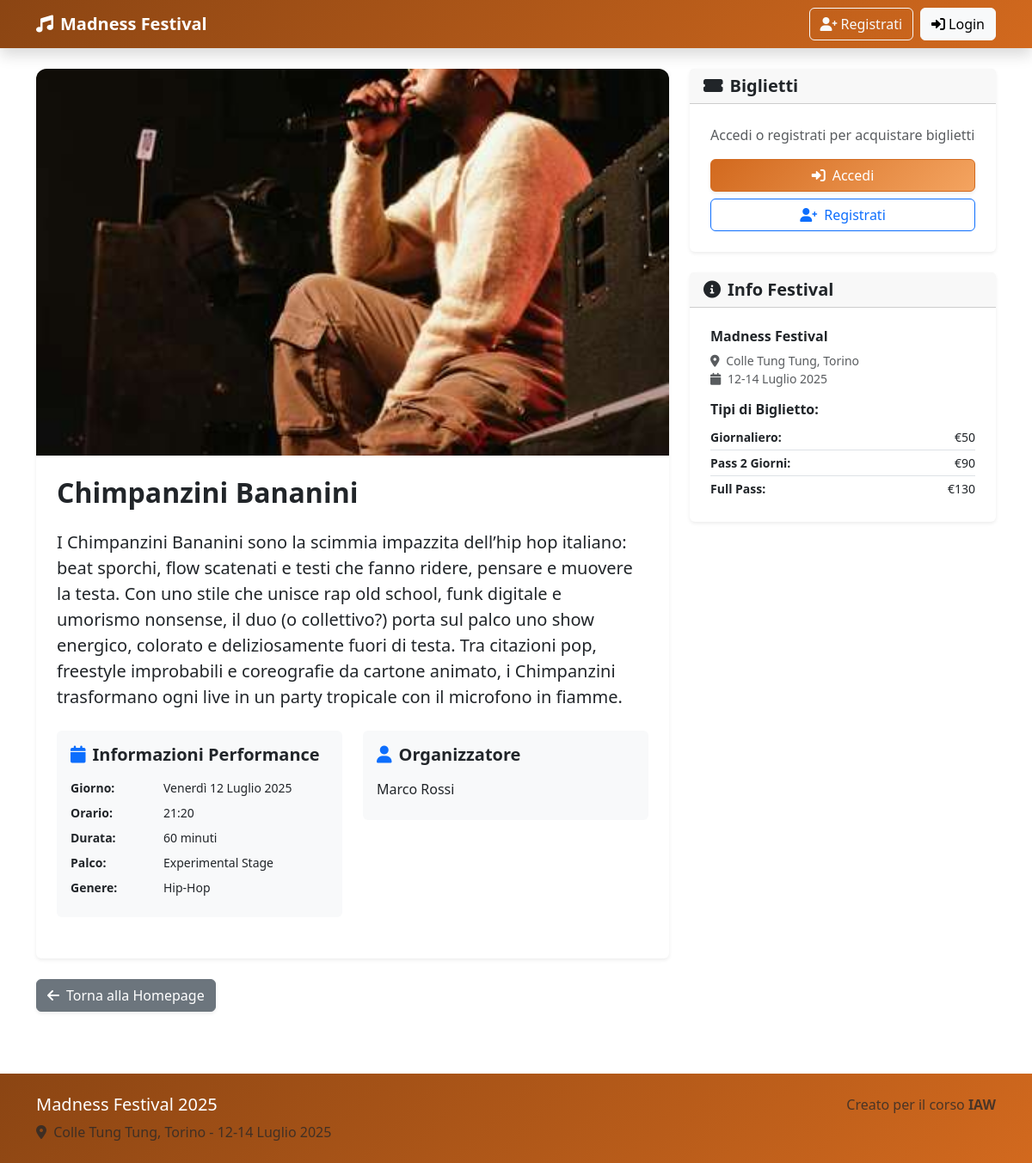
The app's page /performance/5 with its own data.
### tables this page shows
CREATE TABLE performances (
            id INTEGER PRIMARY KEY AUTOINCREMENT,
            artist_name TEXT UNIQUE NOT NULL,
            day TEXT NOT NULL,
            start_time TEXT NOT NULL,
            duration INTEGER NOT NULL,
            description TEXT NOT NULL,
            stage_id INTEGER NOT NULL,
            genre TEXT NOT NULL,
            performance_image TEXT DEFAULT '',
            organizer_id INTEGER NOT NULL,
            published BOOLEAN DEFAULT 0,
            created_at TIMESTAMP DEFAULT CURRENT_TIMESTAMP,
            FOREIGN KEY (organizer_id) REFERENCES users (id),
            FOREIGN KEY (stage_id) REFERENCES stages (id)
        );

CREATE TABLE "users" (
	"id"	INTEGER,
	"email"	TEXT NOT NULL UNIQUE,
	"password"	TEXT NOT NULL,
	"full_name"	TEXT NOT NULL,
	"user_type"	TEXT NOT NULL CHECK("user_type" IN ('participant', 'organizer')),
	"created_at"	TIMESTAMP DEFAULT CURRENT_TIMESTAMP,
	PRIMARY KEY("id" AUTOINCREMENT)
);

### app.py (the view)
@app.route("/performance/<int:id>")
def performance_detail(id):
    performance = performances_dao.get_performance(id)
    if not performance or (not performance['published'] and
                          (not current_user.is_authenticated or current_user.user_type != 'organizer')):
        abort(404)
    return render_template("performance_detail.html",
                           performance=performance,
                           festival_name=FESTIVAL_NAME,
                           festival_location=FESTIVAL_LOCATION)

### performances_dao.py (called while the page is built)
def get_performance(performance_id):
    sql = '''SELECT p.*, u.full_name as organizer_name
             FROM performances p
             JOIN users u ON p.organizer_id = u.id
             WHERE p.id = ?'''
    conn = sqlite3.connect('db/festival.db')
    conn.row_factory = sqlite3.Row
    cursor = conn.cursor()
    cursor.execute(sql, (performance_id,))
    performance = cursor.fetchone()
    cursor.close()
    conn.close()
    return performance

### templates/performance_detail.html (shortened to what this page needs)
{% extends "base.html" %}
{% block title %}{{ performance.artist_name }} - {{ super() }}{% endblock %} {%
block content %} {% set stage_names = { 1: 'Main Stage', 2: 'Secondary Stage',
3: 'Experimental Stage', } %}
<main class="container py-4">
  <div class="row">
    <div class="col-lg-8">
      <article class="card shadow-sm border-0">
        {% if performance.performance_image %}
        <img src="{{ url_for('static', filename='uploads/' + performance.performance_image) }}"
          class="card-img-top performance-image" alt="{{ performance.artist_name }}" loading="lazy">
        {% endif %}
        <div class="card-body p-4">
          <header class="mb-4">
            <h1 class="card-title h2 fw-bold mb-3">
              {{ performance.artist_name }}
            </h1>
          </header>
          <section class="mb-4">
            <p class="card-text lead">{{ performance.description }}</p>
          </section>
          <div class="row mt-4">
            <div class="col-md-6 mb-4">
              <section class="bg-light p-3 rounded">
                <h2 class="h5 fw-semibold mb-3">
                  <i class="fas fa-calendar me-2 text-primary"></i>Informazioni
                  Performance
                </h2>
                <dl class="row mb-0">
                  <dt class="col-sm-4 fw-semibold small">Giorno:</dt>
                  <dd class="col-sm-8 small">
                    {% if performance.day == '2025-07-12' %}Venerdì 12 Luglio
                    2025{% elif performance.day == '2025-07-13' %}Sabato 13
                    Luglio 2025{% else %}Domenica 14 Luglio 2025{% endif %}
                  </dd>
                  <dt class="col-sm-4 fw-semibold small">Orario:</dt>
                  <dd class="col-sm-8 small">{{ performance.start_time }}</dd>
                  <dt class="col-sm-4 fw-semibold small">Durata:</dt>
                  <dd class="col-sm-8 small">
                    {{ performance.duration }} minuti
                  </dd>
                  <dt class="col-sm-4 fw-semibold small">Palco:</dt>
                  <dd class="col-sm-8 small">
                    {{ stage_names.get(performance.stage_id, 'Palco
                    Sconosciuto') }}
                  </dd>
                  <dt class="col-sm-4 fw-semibold small">Genere:</dt>
                  <dd class="col-sm-8 small">{{ performance.genre }}</dd>
                </dl>
              </section>
            </div>
            <div class="col-md-6 mb-4">
              <section class="bg-light p-3 rounded">
                <h2 class="h5 fw-semibold mb-3">
                  <i class="fas fa-user me-2 text-primary"></i>Organizzatore
                </h2>
                <p class="mb-2">{{ performance.organizer_name }}</p>
              </section>
            </div>
          </div>
        </div>
      </article>
    </div>
    <aside class="col-lg-4">
      <section class="card shadow-sm border-0 mb-4">
        <header class="card-header">
          <h2 class="h5 mb-0 fw-semibold">
            <i class="fas fa-ticket-alt me-2"></i>Biglietti
          </h2>
        </header>
        <div class="card-body p-4">
          {% if current_user.is_authenticated and current_user.user_type ==
          'participant' %}
          <p class="text-muted mb-3">
            Per partecipare a questa performance, acquista uno dei nostri
            biglietti:
          </p>
          <a href="{{ url_for('buy_ticket') }}" class="btn btn-primary w-100 mb-2 shadow-sm">
            <i class="fas fa-shopping-cart me-2"></i>Acquista Biglietto
          </a>
          {% else %}
          <p class="text-muted mb-3">
            Accedi o registrati per acquistare biglietti
          </p>
          <button class="btn btn-primary w-100 mb-2 shadow-sm" data-bs-toggle="modal" data-bs-target="#loginModal">
            <i class="fas fa-sign-in-alt me-2"></i>Accedi
          </button>
          <a href="{{ url_for('register') }}" class="btn btn-outline-primary w-100">
            <i class="fas fa-user-plus me-2"></i>Registrati
          </a>
          {% endif %}
        </div>
      </section>
      <section class="card shadow-sm border-0">
        <header class="card-header">
          <h2 class="h5 mb-0 fw-semibold">
            <i class="fas fa-info-circle me-2"></i>Info Festival
          </h2>
        </header>
        <div class="card-body p-4">
          <h3 class="h6 fw-semibold mb-2">{{ festival_name }}</h3>
          <address class="small text-muted mb-3">
            <i class="fas fa-map-marker-alt me-1"></i>
            {{ festival_location }}<br />
            <i class="fas fa-calendar me-1"></i>
            <time datetime="2025-07-12/2025-07-14">12-14 Luglio 2025</time>
          </address>
          <h3 class="h6 fw-semibold mb-2">Tipi di Biglietto:</h3>
          <dl class="small ticket-prices mb-0">
            <div class="d-flex justify-content-between border-bottom py-1">
              <dt class="fw-semibold">Giornaliero:</dt>
              <dd class="mb-0">€50</dd>
            </div>
            <div class="d-flex justify-content-between border-bottom py-1">
              <dt class="fw-semibold">Pass 2 Giorni:</dt>
              <dd class="mb-0">€90</dd>
            </div>
            <div class="d-flex justify-content-between py-1">
              <dt class="fw-semibold">Full Pass:</dt>
              <dd class="mb-0">€130</dd>
            </div>
          </dl>
        </div>
      </section>
    </aside>
  </div>
  <nav class="row mt-4">
    <div class="col-12">
      <a href="{{ url_for('home') }}" class="btn btn-secondary shadow-sm">
        <i class="fas fa-arrow-left me-2"></i>Torna alla Homepage
      </a>
    </div>
  </nav>
</main>
{% endblock %}

### static/style.css (style rules this page uses)
:root { --primary: #d2691e; --secondary: #f4a460; --accent: #ff7f50; --dark: #8b4513; --success: #228b22; --gradient-primary: linear-gradient(135deg, var(--primary), var(--secondary)); --gradient-dark: linear-gradient(135deg, var(--dark), var(--primary)); --gradient-success: linear-gradient(135deg, var(--success), var(--primary)); }
.btn-primary { background: var(--gradient-primary) !important; border-color: var(--primary) !important; }
.performance-image, .card-img-top { width: 100%; height: 450px; object-fit: cover; border-radius: 0.75rem 0.75rem 0 0; }

### records on screen
performances: performance_image (picture), artist_name "Chimpanzini Bananini", description "I Chimpanzini Bananini sono la scimmia impazzita dell’hip hop italiano: beat sporchi, flow scatenati e testi che fanno ridere, pensare e muovere la testa. Con uno stile che unisce rap old school, funk digitale e umorismo nonsense, il duo (o collettivo?) porta sul palco uno show energico, colorato e deliziosamente fuori di testa. Tra citazioni pop, freestyle improbabili e coreografie da cartone animato, i Chimpanzini trasformano ogni live in un party tropicale con il microfono in fiamme.", start_time "21:20", duration "60", genre "Hip-Hop"
users: organizer_name "Marco Rossi"

### other values on screen
{{ festival_name }} "Madness Festival"
{{ festival_location }} "Colle Tung Tung, Torino"
